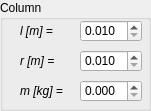
   <widget class="QGroupBox" name="ColumnGroupBox">
    <property name="geometry">
     <rect>
      <x>20</x>
      <y>410</y>
      <width>151</width>
      <height>111</height>
     </rect>
    </property>
    <property name="title">
     <string>Column</string>
    </property>
    <widget class="QDoubleSpinBox" name="ColumnLengthSpinBox">
     <property name="geometry">
      <rect>
       <x>80</x>
       <y>20</y>
       <width>62</width>
       <height>22</height>
      </rect>
     </property>
     <property name="decimals">
      <number>3</number>
     </property>
     <property name="minimum">
      <double>0.010000000000000</double>
     </property>
     <property name="maximum">
      <double>10.000000000000000</double>
     </property>
     <property name="singleStep">
      <double>0.010000000000000</double>
     </property>
    </widget>
    <widget class="QLabel" name="ColumnLengthLabel">
     <property name="geometry">
      <rect>
       <x>20</x>
       <y>20</y>
       <width>41</width>
       <height>21</height>
      </rect>
     </property>
     <property name="font">
      <font>
       <italic>true</italic>
      </font>
     </property>
     <property name="text">
      <string>l [m] =</string>
     </property>
    </widget>
    <widget class="QDoubleSpinBox" name="ColumnMassSpinBox">
     <property name="geometry">
      <rect>
       <x>80</x>
       <y>80</y>
       <width>62</width>
       <height>22</height>
      </rect>
     </property>
     <property name="decimals">
      <number>3</number>
     </property>
     <property name="maximum">
      <double>100.000000000000000</double>
     </property>
     <property name="singleStep">
      <double>0.050000000000000</double>
     </property>
    </widget>
    <widget class="QLabel" name="ColumnMassLabel">
     <property name="geometry">
      <rect>
       <x>20</x>
       <y>80</y>
       <width>51</width>
       <height>21</height>
      </rect>
     </property>
     <property name="font">
      <font>
       <italic>true</italic>
      </font>
     </property>
     <property name="text">
      <string>m [kg] =</string>
     </property>
    </widget>
    <widget class="QLabel" name="ColumnRadiusLabel">
     <property name="geometry">
      <rect>
       <x>20</x>
       <y>50</y>
       <width>41</width>
       <height>21</height>
      </rect>
     </property>
     <property name="font">
      <font>
       <italic>true</italic>
      </font>
     </property>
     <property name="text">
      <string>r [m] =</string>
     </property>
    </widget>
    <widget class="QDoubleSpinBox" name="ColumnRadiusSpinBox">
     <property name="geometry">
      <rect>
       <x>80</x>
       <y>50</y>
       <width>62</width>
       <height>22</height>
      </rect>
     </property>
     <property name="decimals">
      <number>3</number>
     </property>
     <property name="minimum">
      <double>0.010000000000000</double>
     </property>
     <property name="maximum">
      <double>10.000000000000000</double>
     </property>
     <property name="singleStep">
      <double>0.005000000000000</double>
     </property>
    </widget>
   </widget>
